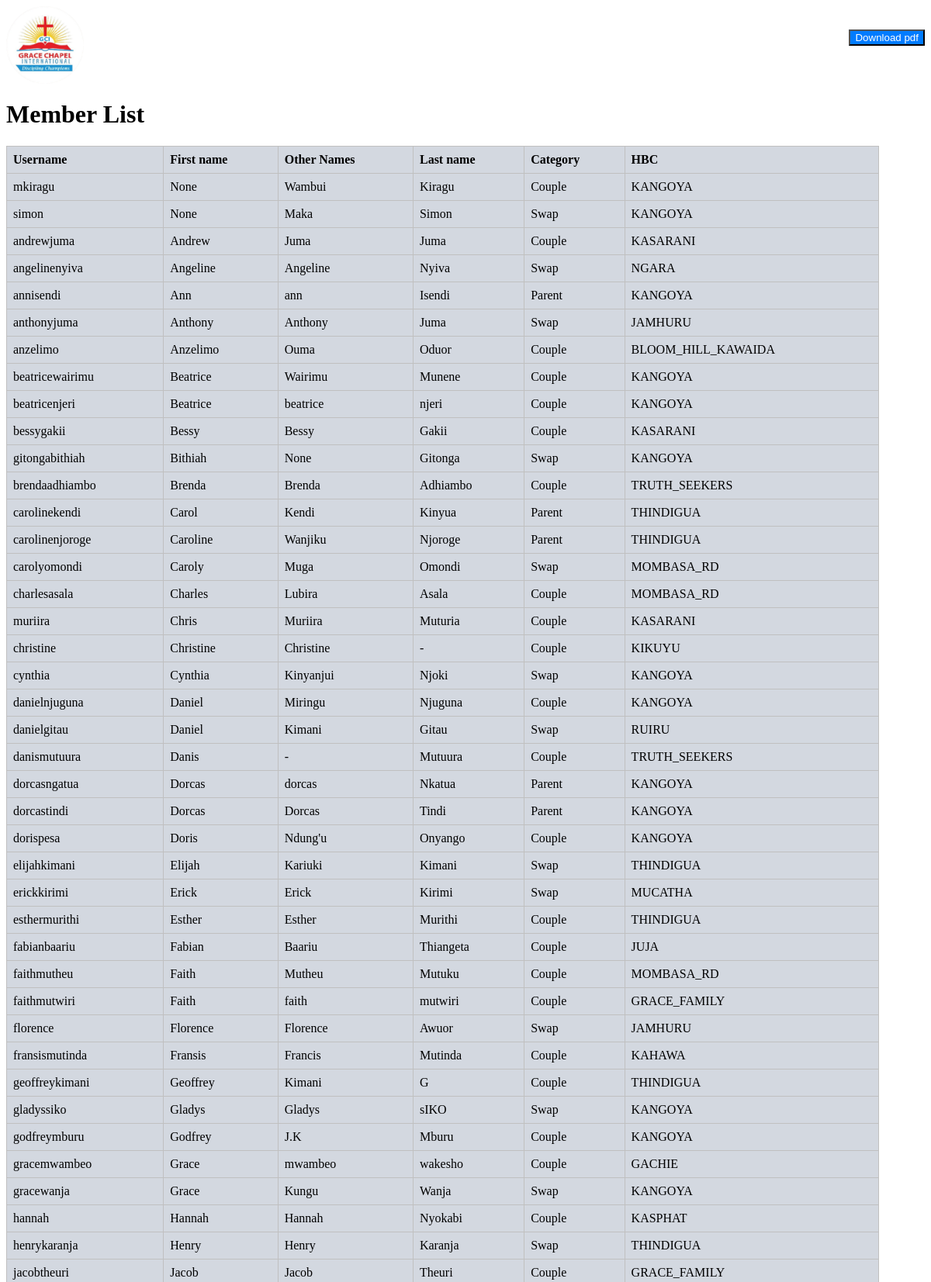
The page /members/ (signed in, upper part) on the database its author committed.
### web/models.py (models this page shows, shortened)
class room(models.Model):
    host=models.ForeignKey(User, on_delete=models.SET_NULL, null=True)
    topic=models.ForeignKey(topic, on_delete=models.SET_NULL, null=True)
    Firstname = models.CharField(null=True, blank=True, max_length=200)
    name=models.CharField(max_length=255)
    lastName = models.CharField(null=True, blank=True, max_length=200)
    Email = models.EmailField(null=True, blank=True, max_length=200)
    phone = models.CharField(null=True, blank=True, max_length=200)
    identity= models.CharField(null=True, blank=True, max_length=255)
    KANGOYA = 'KANGOYA'
    KASPHAT = 'KASPHAT'
    NGARA = 'NGARA'
    GRACE_FAMILY= 'GRACE_FAMILY'
    WHITE_HOUSE = 'WHITE_HOUSE'
    KASARANI= 'KASARANI'
    KIKUYU = 'KIKUYU'
    KENYATTA = 'KENYATTA'
    MUCATHA = 'MUCATHA'
    TRUTH_SEEKERS = 'TRUTH_SEEKERS'
    RUIRU = 'RUIRU'
    GACHIE = 'GACHIE'
    SHAMMAH = 'SHAMMAH'
    THINDIGUA = 'THINDIGUA'
    MOMBASA_RD = 'MOMBASA_RD'
    JAMHURI = 'JAMHURU'
    KAHAWA = 'KAHAWA'
    BLOOM_HILL_KAWAIDA = 'BLOOM_HILL_KAWAIDA'
    THIKA= 'THIKA'
    JUJA= 'JUJA'
    CHOICES = [
        (KANGOYA,'Kangoya'),
        (KASPHAT,'Kasphat'),
        (NGARA,'Ngara'),
        (GRACE_FAMILY ,'Grace_family'),
        (WHITE_HOUSE,'White_house'),
        (KASARANI,'Kasarani'),
        (KIKUYU ,'Kikuyu'),
        (KENYATTA, 'Kenyatta'),
        (MUCATHA ,'Mucatha'),
        (TRUTH_SEEKERS ,'Truth_seekers'),
        (RUIRU ,'Ruiru'),
        (GACHIE ,'Gachie'),
        (SHAMMAH,'Shammah'),
        (THINDIGUA ,'Thindigua'),
        (MOMBASA_RD,'Mombasa_rd'),
        (JAMHURI,'Jamhuri'),
        (KAHAWA,'Kahawa'),
        (BLOOM_HILL_KAWAIDA,'Bloom_hill_kawaida'),
        (THIKA,'Thika'),
        (JUJA,'juja'),
    ]
    HBC = models.CharField(null=True, blank=True, max_length=100)
    choice = models.CharField(
        max_length=100,
        choices=CHOICES,
        default=KANGOYA,
    )
    Parent = models.CharField(null=True, blank=True, max_length=200)
    Child = models.CharField(null=True, blank=True, max_length=200)
    Spouse = models.CharField(null=True, blank=True, max_length=200)
    description=models.TextField(null=True, blank=True)
    updated=models.DateTimeField(auto_now=True)
    created=models.DateTimeField(auto_now_add=True)
    class Meta:
        ordering = ['-updated', '-created']

class topic(models.Model):
    name=models.CharField(max_length=200)
    def __str__(self):
        return self.name

### web/views.py (the view)
# urls.py: path('members/', views.members, name='members'),
@login_required(login_url='/login')
def members(request):
    gci =update.objects.all()
    member=room.objects.all().order_by('Firstname')
    context={'gci':gci, 'member':member}
    return render(request, 'web/members.html', context)

### web/templates/web/members.html (shortened to what this page needs)
{%load static%}
{% block content %}
<button onclick="myfunc('mn')" class="btn btn--main" style="float: right; margin-top:30px; background-color: #007bff; color: white;">
  Download pdf
</button>
<div class="div" id="mn">
<div class="image">
    <img src="{% static 'images/logo.png'%}" />
    </div>
    <div class="report-container">
        <div class="report-header">
            <h1 class="recent-Articles">Member List</h1>
        </div>
        <table id="example" class="table table-striped table-hover" style="width:95%">
    <thead>
      <tr class="bg-primary">
          <th class="bg-info">Username</th>
          <th class="bg-info">First name</th>
          <th class="bg-info">Other Names</th>
          <th class="bg-info">Last name</th>
           <th class="bg-info">Category</th>
          <th class="bg-info">HBC</th>
        </tr>
    </thead>
<tbody>
    {% for room in member %}
    <tr class="table-warning">
        <td>{{room.host}}</td>
        <td>{{room.Firstname}}</td>
        <td>{{room.lastName}}</td>
        <td>{{room.name}}</td>
        <td>{{room.topic}}</td>
        <td>{{room.choice}}</td>
        {%endfor%}
       </table>
       </div>
       </div>
       {%endblock%}

### web/templates/web/members.html (style rules this page uses)
td, th { border: 1px solid #C0C0C0; text-align: left; padding: 8px; background-color: #d3d8e0; }
tr:nth-child(even) { background-color: #C0C0C0; }
img { align-items: center; width: 100; }
table { width: 100%; border-collapse: collapse; min-width: 600px; }

### rows shown on the page
room: host "mkiragu", Firstname "None", lastName "Wambui", name "Kiragu", topic "Couple", choice "KANGOYA"
room: host "simon", Firstname "None", lastName "Maka", name "Simon", topic "Swap", choice "KANGOYA"
room: host "andrewjuma", Firstname "Andrew", lastName "Juma", name "Juma", topic "Couple", choice "KASARANI"
room: host "angelinenyiva", Firstname "Angeline", lastName "Angeline", name "Nyiva", topic "Swap", choice "NGARA"
room: host "annisendi", Firstname "Ann", lastName "ann", name "Isendi", topic "Parent", choice "KANGOYA"
room: host "anthonyjuma", Firstname "Anthony", lastName "Anthony", name "Juma", topic "Swap", choice "JAMHURU"
room: host "anzelimo", Firstname "Anzelimo", lastName "Ouma", name "Oduor", topic "Couple", choice "BLOOM_HILL_KAWAIDA"
room: host "beatricewairimu", Firstname "Beatrice", lastName "Wairimu", name "Munene", topic "Couple", choice "KANGOYA"
room: host "beatricenjeri", Firstname "Beatrice", lastName "beatrice", name "njeri", topic "Couple", choice "KANGOYA"
room: host "bessygakii", Firstname "Bessy", lastName "Bessy", name "Gakii", topic "Couple", choice "KASARANI"
room: host "gitongabithiah", Firstname "Bithiah", lastName "None", name "Gitonga", topic "Swap", choice "KANGOYA"
room: host "brendaadhiambo", Firstname "Brenda", lastName "Brenda", name "Adhiambo", topic "Couple", choice "TRUTH_SEEKERS"
room: host "carolinekendi", Firstname "Carol", lastName "Kendi", name "Kinyua", topic "Parent", choice "THINDIGUA"
room: host "carolinenjoroge", Firstname "Caroline", lastName "Wanjiku", name "Njoroge", topic "Parent", choice "THINDIGUA"
room: host "carolyomondi", Firstname "Caroly", lastName "Muga", name "Omondi", topic "Swap", choice "MOMBASA_RD"
room: host "charlesasala", Firstname "Charles", lastName "Lubira", name "Asala", topic "Couple", choice "MOMBASA_RD"
room: host "muriira", Firstname "Chris", lastName "Muriira", name "Muturia", topic "Couple", choice "KASARANI"
room: host "christine", Firstname "Christine", lastName "Christine", name "-", topic "Couple", choice "KIKUYU"
room: host "cynthia", Firstname "Cynthia", lastName "Kinyanjui", name "Njoki", topic "Swap", choice "KANGOYA"
room: host "danielnjuguna", Firstname "Daniel", lastName "Miringu", name "Njuguna", topic "Couple", choice "KANGOYA"
room: host "danielgitau", Firstname "Daniel", lastName "Kimani", name "Gitau", topic "Swap", choice "RUIRU"
room: host "danismutuura", Firstname "Danis", lastName "-", name "Mutuura", topic "Couple", choice "TRUTH_SEEKERS"
room: host "dorcasngatua", Firstname "Dorcas", lastName "dorcas", name "Nkatua", topic "Parent", choice "KANGOYA"
room: host "dorcastindi", Firstname "Dorcas", lastName "Dorcas", name "Tindi", topic "Parent", choice "KANGOYA"
room: host "dorispesa", Firstname "Doris", lastName "Ndung'u", name "Onyango", topic "Couple", choice "KANGOYA"
room: host "elijahkimani", Firstname "Elijah", lastName "Kariuki", name "Kimani", topic "Swap", choice "THINDIGUA"
room: host "erickkirimi", Firstname "Erick", lastName "Erick", name "Kirimi", topic "Swap", choice "MUCATHA"
room: host "esthermurithi", Firstname "Esther", lastName "Esther", name "Murithi", topic "Couple", choice "THINDIGUA"
room: host "fabianbaariu", Firstname "Fabian", lastName "Baariu", name "Thiangeta", topic "Couple", choice "JUJA"
room: host "faithmutheu", Firstname "Faith", lastName "Mutheu", name "Mutuku", topic "Couple", choice "MOMBASA_RD"
room: host "faithmutwiri", Firstname "Faith", lastName "faith", name "mutwiri", topic "Couple", choice "GRACE_FAMILY"
room: host "florence", Firstname "Florence", lastName "Florence", name "Awuor", topic "Swap", choice "JAMHURU"
room: host "fransismutinda", Firstname "Fransis", lastName "Francis", name "Mutinda", topic "Couple", choice "KAHAWA"
room: host "geoffreykimani", Firstname "Geoffrey", lastName "Kimani", name "G", topic "Couple", choice "THINDIGUA"
room: host "gladyssiko", Firstname "Gladys", lastName "Gladys", name "sIKO", topic "Swap", choice "KANGOYA"
room: host "godfreymburu", Firstname "Godfrey", lastName "J.K", name "Mburu", topic "Couple", choice "KANGOYA"
room: host "gracemwambeo", Firstname "Grace", lastName "mwambeo", name "wakesho", topic "Couple", choice "GACHIE"
room: host "gracewanja", Firstname "Grace", lastName "Kungu", name "Wanja", topic "Swap", choice "KANGOYA"
room: host "hannah", Firstname "Hannah", lastName "Hannah", name "Nyokabi", topic "Couple", choice "KASPHAT"
room: host "henrykaranja", Firstname "Henry", lastName "Henry", name "Karanja", topic "Swap", choice "THINDIGUA"
room: host "jacobtheuri", Firstname "Jacob", lastName "Jacob", name "Theuri", topic "Couple", choice "GRACE_FAMILY"
